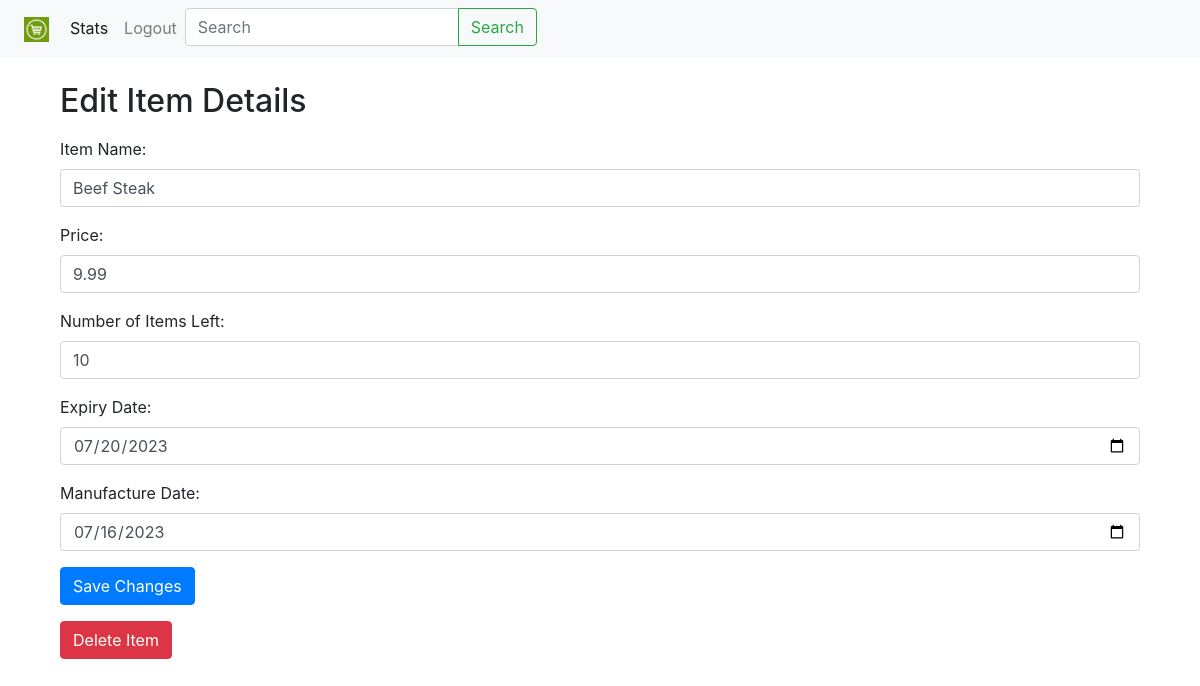
Page /edit_item/92 (signed in) on the earlier database version.
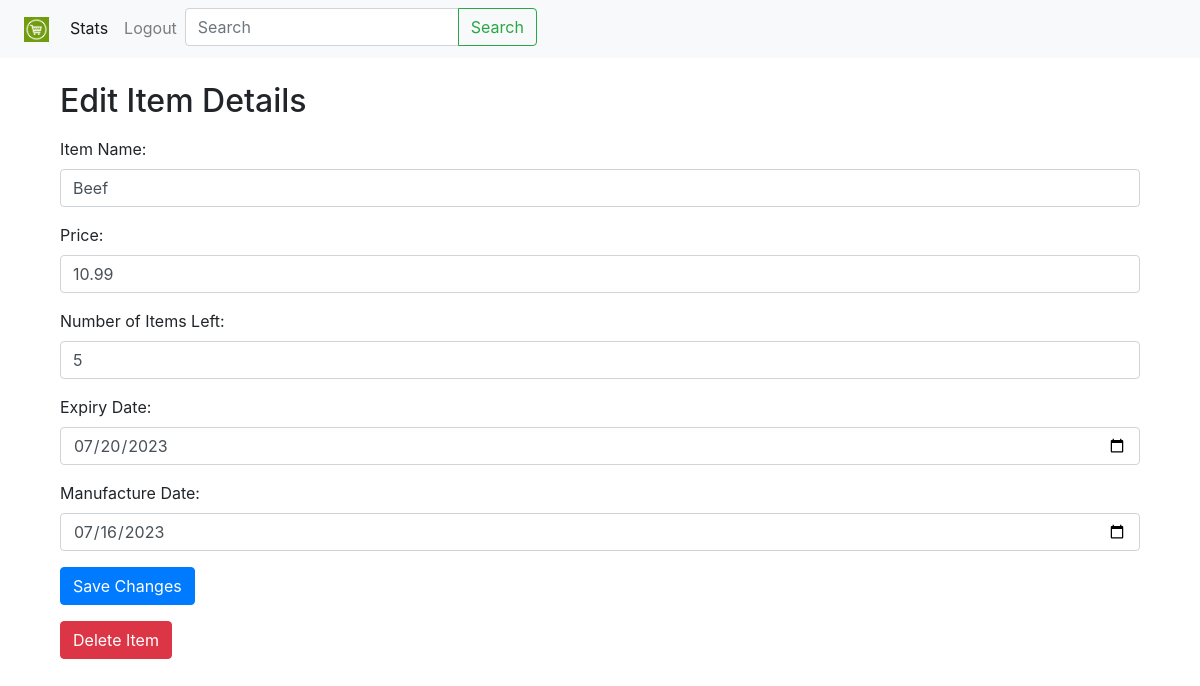
Same page on the later database version.
### website/models.py (models this page shows)
class Items(db.Model):
    item_id = db.Column(db.Integer, primary_key=True,autoincrement=True,nullable=False)
    category= db.Column(db.String(150))
    item_name = db.Column(db.String(150),unique=True)
    price = db.Column(db.Float)
    no_of_items_left=db.Column(db.Integer)
    expiry_date=db.Column(db.Date)
    manufacture_date=db.Column(db.Date)
    cart_items=db.Relationship('Cart',backref='items')
    purchase_items = db.relationship('User_History', backref='item')

### website/admin.py (the view, shortened to what this page needs)
@admin.route('/edit_item/<int:item_id>', methods=['GET', 'POST'])
@login_required
def edit_item(item_id):
    item = Items.query.get_or_404(item_id)
    return render_template('edit_item.html', item=item)

### website/templates/edit_item.html (shortened to what this page needs)
{% extends "admin_home.html" %}
{% block content %}
    <div class="container mt-4">
        <h2>Edit Item Details</h2>
        <form action="{{ url_for('admin.edit_item', item_id=item.item_id) }}" method="POST" class="mt-3">
            <div class="form-group">
                <label for="item_name">Item Name:</label>
                <input type="text" id="item_name" name="item_name" value="{{ item.item_name }}" class="form-control" required>
            </div>
            <div class="form-group">
                <label for="price">Price:</label>
                <input type="number" id="price" name="price" value="{{ item.price }}" step="0.01" class="form-control" required>
            </div>
            <div class="form-group">
                <label for="no_of_items_left">Number of Items Left:</label>
                <input type="number" id="no_of_items_left" name="no_of_items_left" value="{{ item.no_of_items_left }}" class="form-control" required>
            </div>
            <div class="form-group">
                <label for="expiry_date">Expiry Date:</label>
                <input type="date" id="expiry_date" name="expiry_date" value="{{ item.expiry_date }}" class="form-control" required>
            </div>
            <div class="form-group">
                <label for="manufacture_date">Manufacture Date:</label>
                <input type="date" id="manufacture_date" name="manufacture_date" value="{{ item.manufacture_date }}" class="form-control" required>
            </div>
            <button type="submit" class="btn btn-primary">Save Changes</button>
        </form>
        <form action="{{ url_for('admin.delete_item', item_id=item.item_id) }}" method="POST" onsubmit="return confirm('Are you sure you want to delete this item?');" class="mt-3">
            <button type="submit" class="btn btn-danger">Delete Item</button>
        </form>
    </div>
{% endblock %}

Differences in the rows shown:
changed Items: item_name "Beef Steak" → "Beef"; price "9.99" → "10.99"; no_of_items_left "10" → "5"
